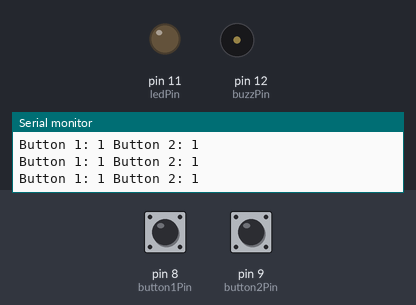
This sketch was run on a simulated Arduino Uno, built with avr-gcc and run on an emulated ATmega328P. On the bench: output pins drawn as LEDs (lit = HIGH), buzzer (waves = sounding, pin HIGH), the last lines printed to the serial monitor. Inputs (shaded band) come from the test bench; at power-on: pin 8 (button1Pin) HIGH, pin 9 (button2Pin) HIGH.

Above: at 1.2 s.
1.3 s: pin 8 (button1Pin) pulled LOW for 1 s
At 1.7 s:
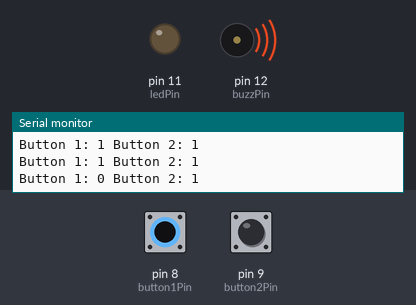
3.8 s: pin 9 (button2Pin) pulled LOW for 1 s
At 5.8 s:
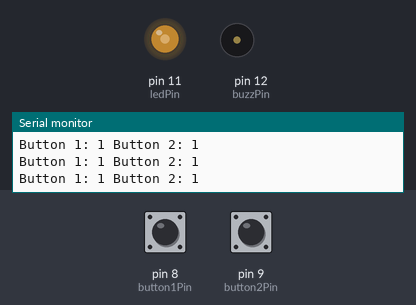
6.3 s: pin 9 (button2Pin) pulled LOW for 3.2 s
At 10.5 s:
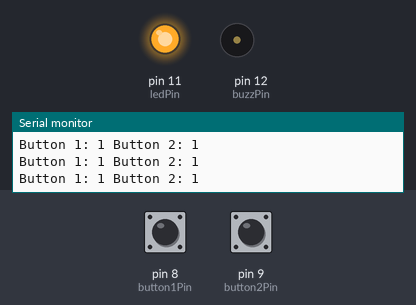
11.0 s: pin 8 (button1Pin) pulled LOW for 3.2 s
At 11.82 s:
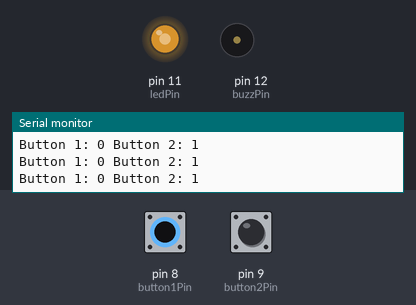
17.2 s: pin 8 (button1Pin) pulled LOW for 0.15 s
At 18.1 s:
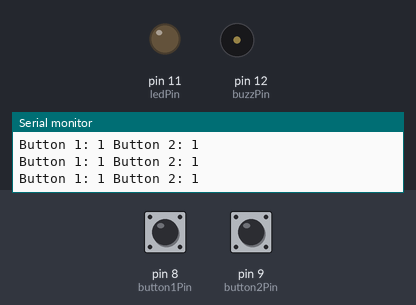
20.3 s: pin 8 (button1Pin) pulsed LOW 2 times (0.12 s each, 0.3 s apart)
At 20.7 s:
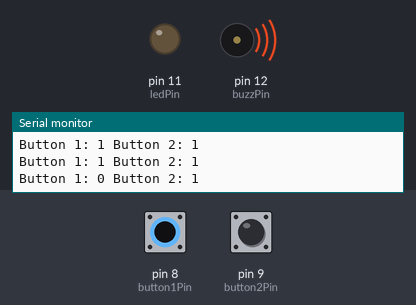
Timing chart, 0 to 23.3 s (numbered marks = the images above; inputs shaded):
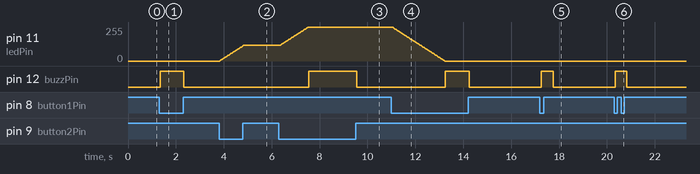

The sketch:

Dimming_LED_using_Push_Buttons.ino
```cpp
int button1Pin = 8;
int button2Pin = 9;
int ledPin = 11;
int buzzPin = 12;
int ledBrightness = 0;

void setup() {
  pinMode(button1Pin, INPUT);
  pinMode(button2Pin, INPUT);
  pinMode(ledPin, OUTPUT);
  pinMode(buzzPin, OUTPUT);
  Serial.begin(9600);
}

void buzzFor(int ms) {
  digitalWrite(buzzPin, HIGH);
  delay(ms);
  digitalWrite(buzzPin, LOW);
}

void loop() {
  int button1Val = digitalRead(button1Pin);
  int button2Val = digitalRead(button2Pin);
  Serial.print("Button 1: ");
  Serial.print(button1Val);
  Serial.print(" Button 2: ");
  Serial.println(button2Val);

  if(button1Val == 0) {
    ledBrightness -= 3;
  }

  if(button2Val == 0) {
    ledBrightness += 3;
  }

  if(ledBrightness > 255) {
    ledBrightness = 255;
    buzzFor(500);
  }

  if(ledBrightness < 0) {
    ledBrightness = 0;
    buzzFor(500);
  }

  analogWrite(ledPin, ledBrightness);
}
```

Measured:
- after the input at 1.3 s, pin 12 (buzzPin): LOW → HIGH at once, → LOW 1.0 s later
- after the input at 3.8 s, pin 11 (ledPin): moves from 0/255 to 117/255 over 0.99 s, starting at once
- after the input at 6.3 s, pin 11 (ledPin): moves from 117/255 to 255/255 over 1.2 s, starting after 0.05 s; pin 12 (buzzPin): LOW → HIGH after 1.2 s, → LOW 2.0 s later
- after the input at 11.0 s, pin 11 (ledPin): moves from 255/255 to 0/255 over 2.2 s, starting at once; pin 12 (buzzPin): LOW → HIGH after 2.3 s, → LOW 1.0 s later
- after the input at 17.2 s, pin 12 (buzzPin): LOW → HIGH after 0.05 s, → LOW 0.50 s later
- after the input at 20.3 s, pin 12 (buzzPin): LOW → HIGH at once, → LOW 0.50 s later
